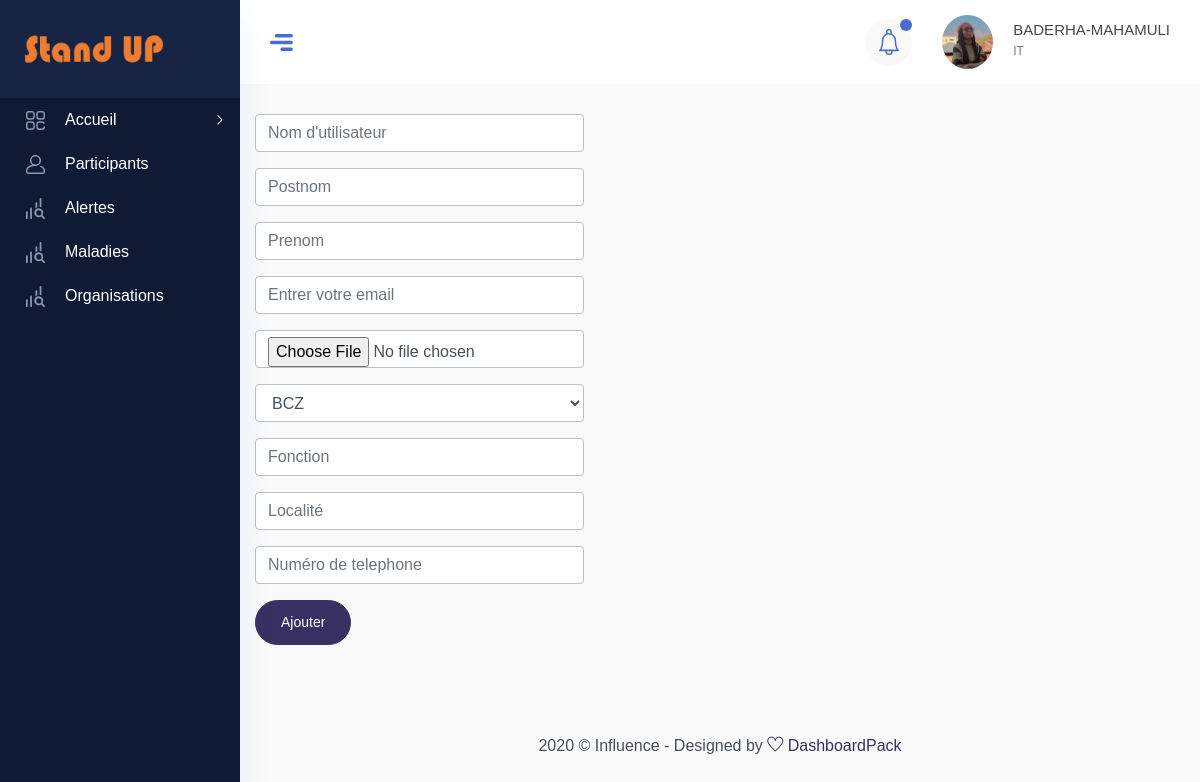
Page /addagents/ (signed in) on the committed database.
### STAND_UP_APP/models.py (models this page shows)
class User(AbstractUser):
    Photo=models.ImageField(upload_to="Images/", blank=True)
    statut=models.CharField(default="ENQUETEUR", max_length=100)
    Organisation=models.CharField(default="-",max_length=500)
    Lieu=models.CharField(default="-",max_length=200)
    Nom=models.CharField(default="-", max_length=20)
    Dates=models.DateTimeField(auto_now=True)
    Etat_civil=models.CharField(default="Célibataire", max_length=100)
    Stand_up=models.BooleanField(default="True")
    Matricule=models.CharField(default="---", max_length=50)
    Tel=models.CharField(default="---", max_length=50)

### STAND_UP_APP/views.py (the view, shortened to what this page needs)
# urls.py: path('addagents/', add_agents, name="addagents"),
def add_agents(request):
    current_site = get_current_site(request)
    site_url = f"https://{current_site.domain}"
    org=Organisation.objects.all()
    context={
            'org':org,
            'ut':request.user,
            'notif':Alerte.objects.filter(Dates__date=auj),
        }
    return render(request, "add_agents.html", context)

### Templates/add_agents.html (shortened to what this page needs)
<!DOCTYPE html>
{% load static %}
<html lang="zxx">
<head>
    <link rel="stylesheet" href="{% static 'css/bootstrap.min.css' %}" />
    <link rel="stylesheet" href="{% static 'vendors/themefy_icon/themify-icons.css' %}" />
    <link rel="stylesheet" href="{% static 'vendors/niceselect/css/nice-select.css' %}" />
    <link rel="stylesheet" href="{% static 'vendors/owl_carousel/css/owl.carousel.css' %}" />
    <link rel="stylesheet" href="{% static 'vendors/gijgo/gijgo.min.css' %}" />
    <link rel="stylesheet" href="{% static 'vendors/font_awesome/css/all.min.css' %}" />
    <link rel="stylesheet" href="{% static 'vendors/tagsinput/tagsinput.css' %}" />
    <link rel="stylesheet" href="{% static 'vendors/datepicker/date-picker.css' %}" />
    <link rel="stylesheet" href="{% static 'vendors/vectormap-home/vectormap-2.0.2.css' %}" />
    <link rel="stylesheet" href="{% static 'vendors/scroll/scrollable.css' %}" />
    <link rel="stylesheet" href="{% static 'vendors/datatable/css/jquery.dataTables.min.css' %}" />
    <link rel="stylesheet" href="{% static 'vendors/datatable/css/responsive.dataTables.min.css' %}" />
    <link rel="stylesheet" href="{% static 'vendors/datatable/css/buttons.dataTables.min.css' %}" />
    <link rel="stylesheet" href="{% static 'vendors/text_editor/summernote-bs4.css' %}" />
    <link rel="stylesheet" href="{% static 'vendors/morris/morris.css' %}">
    <link rel="stylesheet" href="{% static 'vendors/material_icon/material-icons.css' %}" />
    <link rel="stylesheet" href="{% static 'css/metisMenu.css' %}">
    <link rel="stylesheet" href="{% static 'css/style.css' %}" />
    <link rel="stylesheet" href="{% static 'css/colors/default.css' %}" id="colorSkinCSS">
</head>
<body class="crm_body_bg">
    <nav class="sidebar dark_sidebar">
        <div class="logo d-flex justify-content-between">
        <a class="large_logo" href="{% url 'accueil' %}"><img style="width: 140px; height:50px;" src="{% static 'img/stand.png' %}" alt=""></a>
        </div>
        <ul id="sidebar_menu">
        <li class="">
        <a class="has-arrow" href="#" aria-expanded="false">
        <div class="nav_icon_small">
        <img src="{% static 'img/menu-icon/1.svg' %}" alt="">
        </div>
        <div class="nav_title">
        <span>Accueil </span>
        </div>
        </a>
        </li>
        <li class="">
        <a href="{% url 'list_agents' %}" aria-expanded="false">
        <div class="nav_icon_small">
        <img src="{% static 'img/menu-icon/4.svg' %}" alt="">
        </div>
        <div class="nav_title">
        <span>Participants</span>
        </div>
        </a>
        </li>
        <li class="">
        <a href="{% url 'allerte' %}" aria-expanded="false">
        <div class="nav_icon_small">
        <img src="{% static 'img/menu-icon/5.svg' %}" alt="">
        </div>
        <div class="nav_title">
        <span>Alertes</span>
        </div>
        </a>
        </li>
        <li class="">
            <a href="{% url 'list_maladie' %}" aria-expanded="false">
            <div class="nav_icon_small">
            <img src="{% static 'img/menu-icon/5.svg' %}" alt="">
            </div>
            <div class="nav_title">
            <span>Maladies</span>
            </div>
            </a>
        </li>
        <li class="">
            <a href="{% url 'organ' %}" aria-expanded="false">
            <div class="nav_icon_small">
            <img src="{% static 'img/menu-icon/5.svg' %}" alt="">
            </div>
            <div class="nav_title">
            <span>Organisations</span>
            </div>
            </a>
        </li>
    </nav>
    <section class="main_content dashboard_part large_header_bg">
        <div class="container-fluid no-gutters">
        <div class="row">
        <div class="col-lg-12 p-0 ">
        <div class="header_iner d-flex justify-content-between align-items-center">
        <div class="line_icon open_miniSide d-none d-lg-block">
        <img src="{% static 'img/line_img.png' %}" alt="">
        </div>
        <div class="header_right d-flex justify-content-between align-items-center">
        <div class="header_notification_warp d-flex align-items-center">
        <li>
        <a class="bell_notification_clicker nav-link-notify" href="#"> <img src="{% static 'img/icon/bell.svg' %}" alt="">
        </a>
            </li>
            </div>
        <div class="profile_info d-flex align-items-center">
        <div class="profile_thumb mr_20">
        <img src="{{ut.Photo.url}}" alt="#">
        </div>
        <div class="author_name">
        <h4 class="f_s_15 f_w_500 mb-0">{{ut.Nom}}-{{ut.first_name}}</h4>
        <p class="f_s_12 f_w_400">{{ut.statut}}</p>
        </div>
        </div>
        </div>
        </div>
        </div>
        </div>
        </div>
<div class="main_content_iner overly_inner ">
<div class="container-fluid p-0 ">
<div class="row">
    <form method="post" action="{% url 'addagents' %}" enctype="multipart/form-data">
    <div>
        <div class="form-group">
            <input type="text" class="form-control" name="username" value="{{ut.user}}" placeholder="Nom d'utilisateur">
            </div>
            <div class="form-group">
                <input type="text" class="form-control" name="first_name" placeholder="Postnom">
                </div>
            <div class="form-group">
                <input type="text" class="form-control" name="last_name" placeholder="Prenom">
            </div>
            <div class="form-group">
            <input type="text" class="form-control" name="email" placeholder="Entrer votre email">
            </div>
    </div>
    <div>
        <div class="form-group">
            <input type="file" class="form-control"  name="photo" placeholder="Photo de profil">
            </div>
        <div class="form-group">
               <select name="org" class="form-control" id="">
                {% for o in org %}
                <option value="{{o.Nom}}">{{o.Nom}}</option>
                {% endfor %}
               </select>
        </div>
        <div class="form-group">
            <input type="text" class="form-control" name="statut" placeholder="Fonction">
        </div>
        <div class="form-group">
            <input type="text" class="form-control" name="lieu" placeholder="Localité">
        </div>
        <div class="form-group">
            <input type="tel" class="form-control" name="tel" placeholder="Numéro de telephone">
        </div>
    </div>
    <button type="submit" href="#" class="btn_1 full_width text-center"> Ajouter</button>
</form>
</div>
</div>
</div>
<div class="footer_part">
<div class="container-fluid">
<div class="row">
<div class="col-lg-12">
<div class="footer_iner text-center">
<p>2020 © Influence - Designed by <a href="#"> <i class="ti-heart"></i> </a><a href="#"> DashboardPack</a></p>
</div>
</div>
</div>
</div>
</div>
</section>
</body>
</html>

### STAND_UP_APP/static/css/metisMenu.css (style rules this page uses)
.metismenu .has-arrow { position:relative }
.metismenu .has-arrow::after { position:absolute;content:'';transform:rotate(-90deg) translate(0,-50%);transform-origin:top;top:50%;transition:all .3s ease-out;right:40px;content:"\e64b";font-family:themify;color:#a5adc6;font-weight:600;font-size:14px }

### rows in the picture
User: Photo (picture), Nom "BADERHA", first_name "MAHAMULI", statut "IT"

### other values in the picture
form field org "BCZ"
